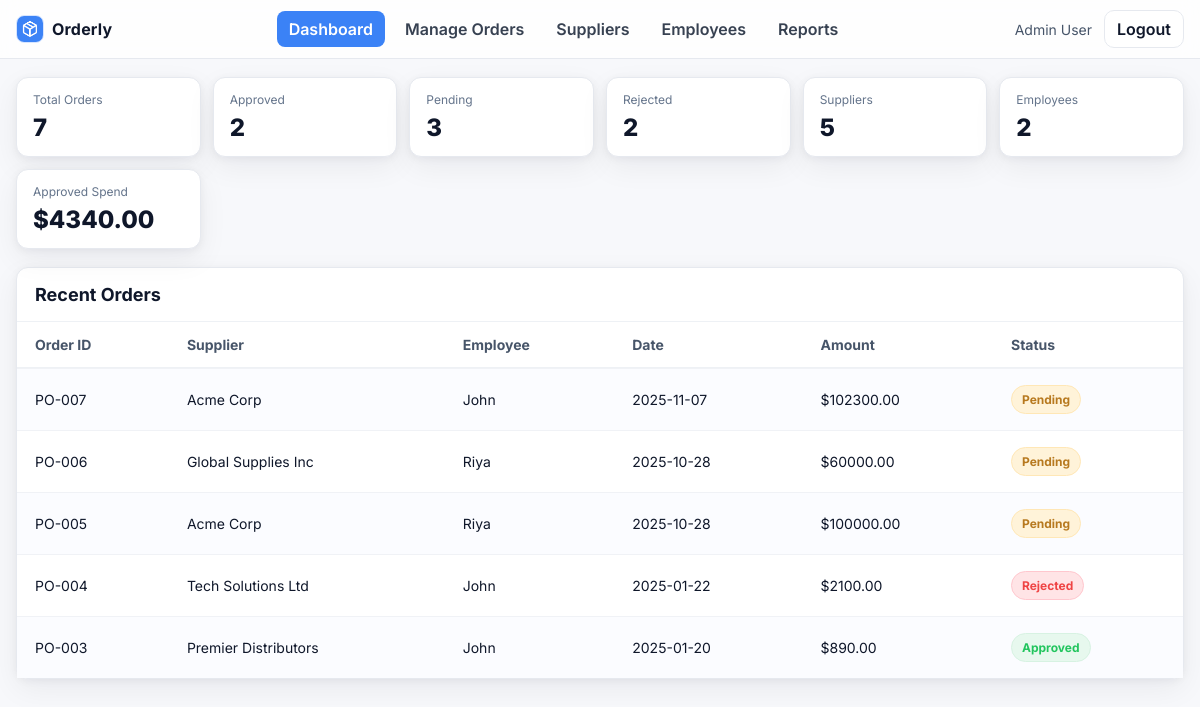
The app's page /admin/dashboard (signed in), older data.
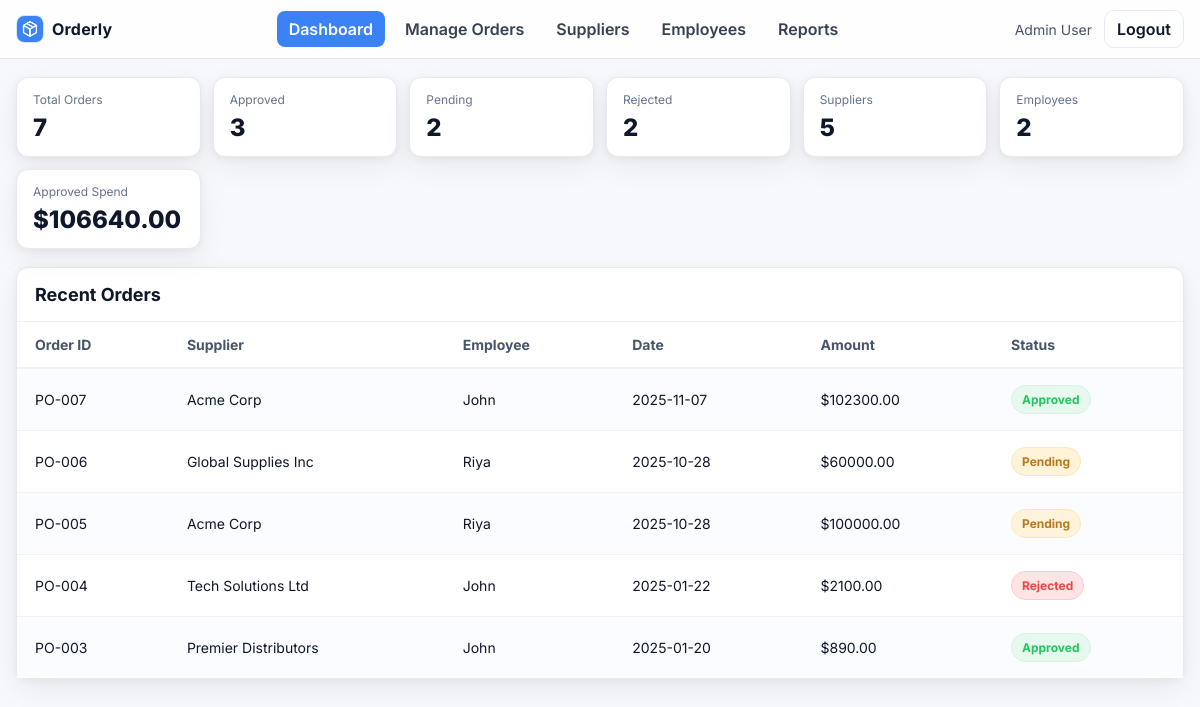
The same page, newer data.
### models.py (models this page shows, shortened)
class Order(db.Model):
    id = db.Column(db.Integer, primary_key=True)
    code = db.Column(db.String(20), unique=True, nullable=False)     # e.g., "PO-001"
    date = db.Column(db.Date, default=date.today, nullable=False)
    amount = db.Column(db.Float, default=0.0)                         # total dollar amount
    product_name = db.Column(db.String(100))
    quantity = db.Column(db.Integer)
    status = db.Column(db.String(20), default="Pending")              # Pending, Approved, Rejected
    employee_id = db.Column(db.Integer, db.ForeignKey('user.id'), nullable=False)
    supplier_id = db.Column(db.Integer, db.ForeignKey('supplier.id')) # nullable if supplier optional

class Supplier(db.Model):
    id = db.Column(db.Integer, primary_key=True)
    name = db.Column(db.String(100))
    contact = db.Column(db.String(100))
    email = db.Column(db.String(100))
    address = db.Column(db.String(200))
    orders = db.relationship('Order', backref='supplier', lazy=True)

class User(db.Model):
    id = db.Column(db.Integer, primary_key=True)
    name = db.Column(db.String(100))
    email = db.Column(db.String(100), unique=True)
    password = db.Column(db.String(100))
    role = db.Column(db.String(20))  # 'admin' or 'employee'
    orders = db.relationship('Order', backref='employee', lazy=True)

### app.py (the view)
@app.route('/admin/dashboard')
def admin_dashboard():
    if session.get('role') != 'admin':
        flash("Unauthorized access"); return redirect('/')
    total_orders = Order.query.count()
    approved = Order.query.filter_by(status="Approved").count()
    pending = Order.query.filter_by(status="Pending").count()
    rejected = Order.query.filter_by(status="Rejected").count()
    total_suppliers = Supplier.query.count()
    total_employees = User.query.filter_by(role='employee').count()
    spend_approved = db.session.query(func.coalesce(func.sum(Order.amount), 0.0)).filter(Order.status=="Approved").scalar()
    latest_orders = Order.query.order_by(Order.id.desc()).limit(5).all()
    return render_template('admin/dashboard.html',
                           total_orders=total_orders,
                           approved=approved,
                           pending=pending,
                           rejected=rejected,
                           total_suppliers=total_suppliers,
                           total_employees=total_employees,
                           spend_approved=round(spend_approved or 0, 2),
                           latest_orders=latest_orders)

### templates/admin/dashboard.html (shortened to what this page needs)
<!doctype html>
<html lang="en">
<head>
  <link rel="stylesheet" href="{{ url_for('static', filename='admin.css') }}">
</head>
<body>
  <header class="adminNavBar">
    <div class="adminNavInner">
      <a class="adminNavBrand" href="{{ url_for('admin_dashboard') }}">
        <img class="adminNavBrandLogo" src="{{ url_for('static', filename='images/logo.png') }}" alt="Orderly logo">
        <span class="adminNavBrandText">Orderly</span>
      </a>
      <nav class="adminNavLinks">
        <a class="adminNavLink adminNavLinkActive" href="{{ url_for('admin_dashboard') }}">Dashboard</a>
        <a class="adminNavLink" href="{{ url_for('admin_orders') }}">Manage Orders</a>
        <a class="adminNavLink" href="{{ url_for('admin_suppliers') }}">Suppliers</a>
        <a class="adminNavLink" href="{{ url_for('admin_employee') }}">Employees</a>
        <a class="adminNavLink" href="{{ url_for('admin_reports') }}">Reports</a>
      </nav>
      <div class="adminNavRight">
        <span class="adminNavUser">{{ session.get('user_name','Admin User') }}</span>
        <a class="adminNavBtn" href="{{ url_for('logout') }}">Logout</a>
      </div>
    </div>
  </header>
  <main class="adminDashboardPage">
    <section class="adminDashKpis">
      <div class="adminDashCard">
        <div class="adminDashCardLabel">Total Orders</div>
        <div class="adminDashCardValue">{{ total_orders }}</div>
      </div>
      <div class="adminDashCard">
        <div class="adminDashCardLabel">Approved</div>
        <div class="adminDashCardValue">{{ approved }}</div>
      </div>
      <div class="adminDashCard">
        <div class="adminDashCardLabel">Pending</div>
        <div class="adminDashCardValue">{{ pending }}</div>
      </div>
      <div class="adminDashCard">
        <div class="adminDashCardLabel">Rejected</div>
        <div class="adminDashCardValue">{{ rejected }}</div>
      </div>
      <div class="adminDashCard">
        <div class="adminDashCardLabel">Suppliers</div>
        <div class="adminDashCardValue">{{ total_suppliers }}</div>
      </div>
      <div class="adminDashCard">
        <div class="adminDashCardLabel">Employees</div>
        <div class="adminDashCardValue">{{ total_employees }}</div>
      </div>
      <div class="adminDashCard">
        <div class="adminDashCardLabel">Approved Spend</div>
        <div class="adminDashCardValue">${{ '%.2f'|format(spend_approved) }}</div>
      </div>
    </section>
    <section class="adminSuppliersPanel" style="margin-top:18px;">
      <div class="adminSuppliersPanelHead">
        <h2 class="adminSuppliersPanelTitle">Recent Orders</h2>
      </div>
      <div class="adminSuppliersTableWrap">
        <table class="adminSuppliersTable">
          <thead>
            <tr>
              <th>Order ID</th>
              <th>Supplier</th>
              <th>Employee</th>
              <th>Date</th>
              <th>Amount</th>
              <th>Status</th>
            </tr>
          </thead>
          <tbody>
            {% for o in latest_orders %}
            <tr>
              <td>{{ o.code }}</td>
              <td>{{ o.supplier.name if o.supplier else '-' }}</td>
              <td>{{ o.employee.name if o.employee else '-' }}</td>
              <td>{{ o.date }}</td>
              <td>${{ '%.2f'|format(o.amount or 0) }}</td>
              <td>
                <span class="adminReportsBadge
                  {% if o.status=='Approved' %}adminReportsBadgeGreen
                  {% elif o.status=='Rejected' %}adminReportsBadgeRed
                  {% else %}adminReportsBadgeAmber{% endif %}">
                  {{ o.status }}
                </span>
              </td>
            </tr>
            {% else %}
            <tr><td colspan="6">No orders yet.</td></tr>
            {% endfor %}
          </tbody>
        </table>
      </div>
    </section>
  </main>
</body>
</html>

Row changes from the older to the newer data that the page shows:
changed Order "PO-007": status "Pending" → "Approved"
Text that changed along with them:
{{ approved }}: "2" → "3"
{{ pending }}: "3" → "2"
{{ '%.2f'|format(spend_approved) }}: "4340.00" → "106640.00"
